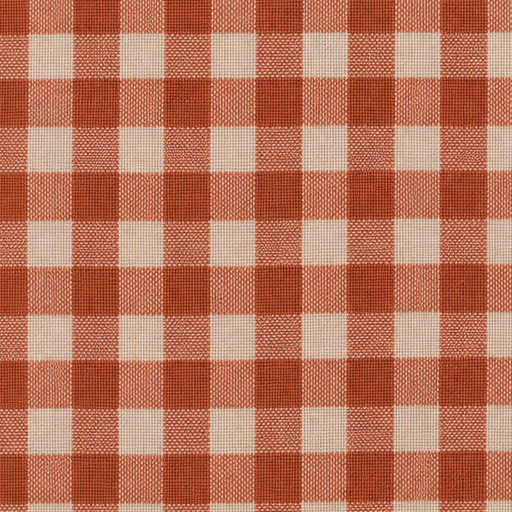
#> input picture godot/art/fabric/classic/f00.png, 512 x 512 px; its folder holds only this picture in this run
$ python make_event.py
#> lines starting #> are read from the running program, lines starting #| are printed output that depends on the picture; after the words box and inside, x2 and y2 are one past the last pixel; in counts of white or black regions, pixels touching at a corner belong together
"""In-App Event görselleri: kart 1920x1080, detay 1080x1920. Metin yok (Apple ad/aciklamayi ustune yazar)."""
import glob, os, random
from PIL import Image, ImageDraw, ImageFilter, ImageEnhance
A = os.path.expanduser("~/snuglo/godot/art")
FAB = sorted(f for f in glob.glob(f"{A}/fabric/classic/*") if f.endswith((".png", ".jpg")))
def patchwork(w, h, s=240, seed=3):
#> called with w = 1920, h = 1080, s = 240, seed = 3
    random.seed(seed); c = Image.new("RGB", (w, h))
#> after `c = Image.new('RGB', (w, h))`: c: PIL image 1920x1080 RGB; every value is 0
    for y in range(0, h, s):
        for x in range(0, w, s):
            t = Image.open(random.choice(FAB)).convert("RGB").resize((s, s), Image.LANCZOS)
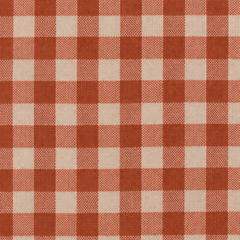
#> t: PIL image 240x240 RGB; mean R, G, B 183.9, 114.9, 90
            c.paste(t, (x, y))
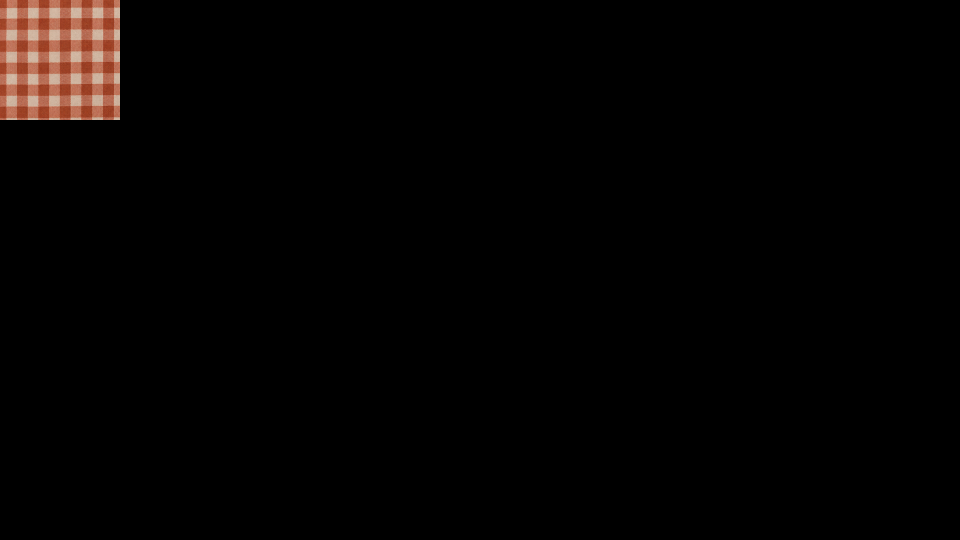
#> c: PIL image 1920x1080 RGB (shown at 1/2 size); mean R, G, B 5.1, 3.2, 2.5
    d = ImageDraw.Draw(c)
    for x in range(0, w, s):  # dikiş çizgileri
        for y in range(0, h, 28): d.line((x, y, x, y + 14), fill=(255, 246, 230), width=4)
    for y in range(0, h, s):
        for x in range(0, w, 28): d.line((x, y, x + 14, y), fill=(255, 246, 230), width=4)
    c = ImageEnhance.Color(c).enhance(0.85)
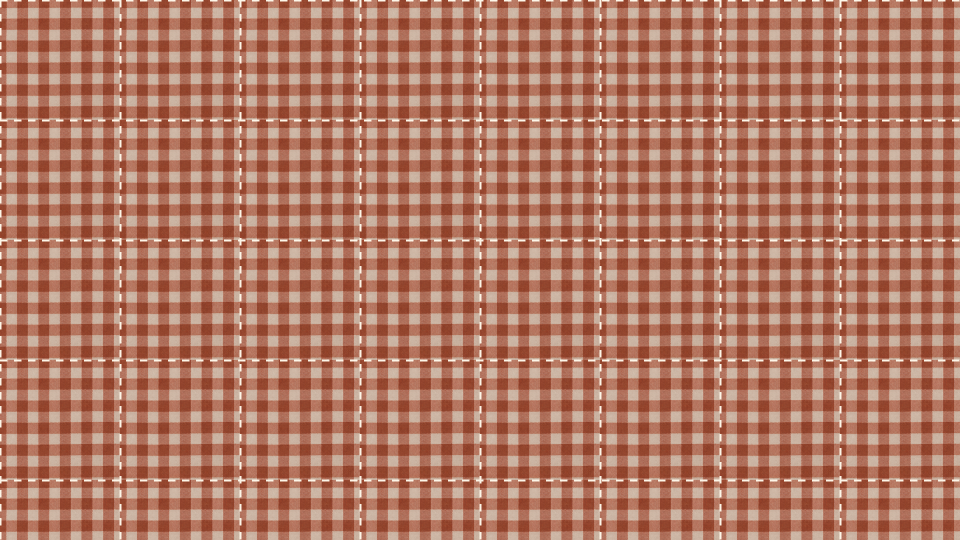
#> c: PIL image 1920x1080 RGB (shown at 1/2 size); mean R, G, B 177.4, 119.8, 98.8
    return Image.blend(c, Image.new("RGB", (w, h), (250, 228, 205)), 0.28)
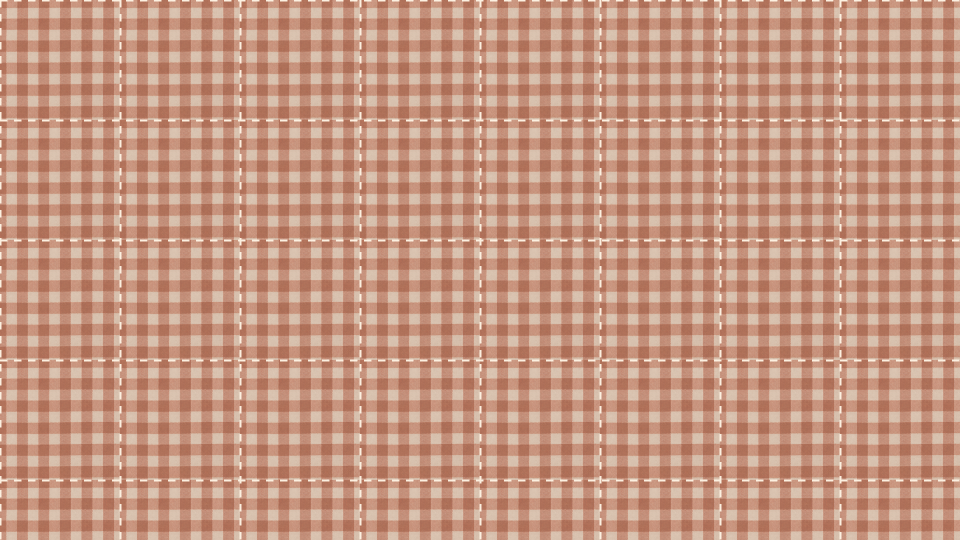
#> returned value: PIL image 1920x1080 RGB (shown at 1/2 size); mean R, G, B 197.2, 149.6, 128.1
def glow(c, cx, cy, r):
#> called with cx = 1180, cy = 470, r = 470
    g = Image.new("L", c.size, 0); ImageDraw.Draw(g).ellipse((cx - r, cy - r, cx + r, cy + r), fill=210)
#> after `g = Image.new('L', c.size, 0)`: g: PIL image 1920x1080 L; every value is 0
#> after `ImageDraw.Draw(g).ellipse((cx - r, cy - r, cx + r, cy + r), fill=210)`:
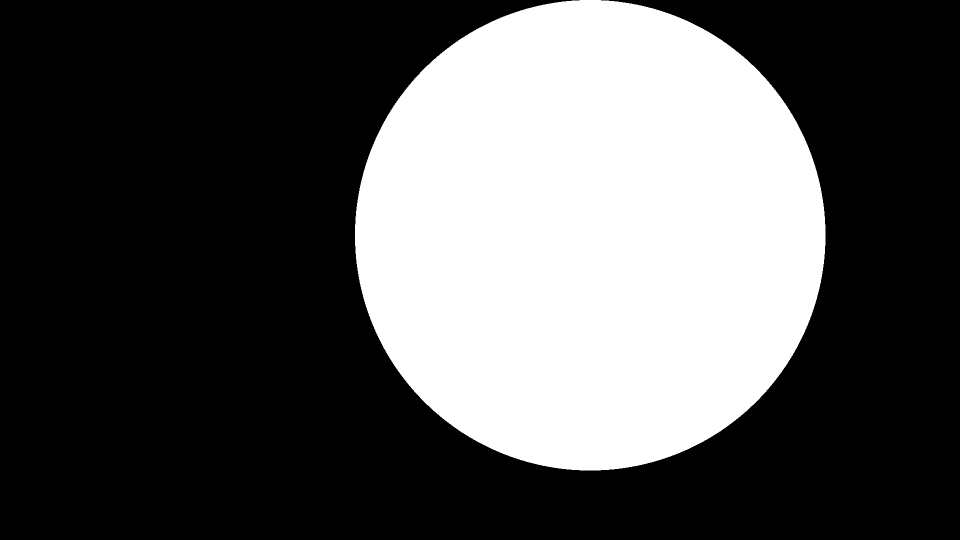
#> g: PIL image 1920x1080 L (shown at 1/2 size); values 0 (black) and 210 (white), 33.5% white; 1 white region, box (x1, y1, x2, y2) and area: (710, 0, 1651, 941) 695273
    g = g.filter(ImageFilter.GaussianBlur(r // 3))
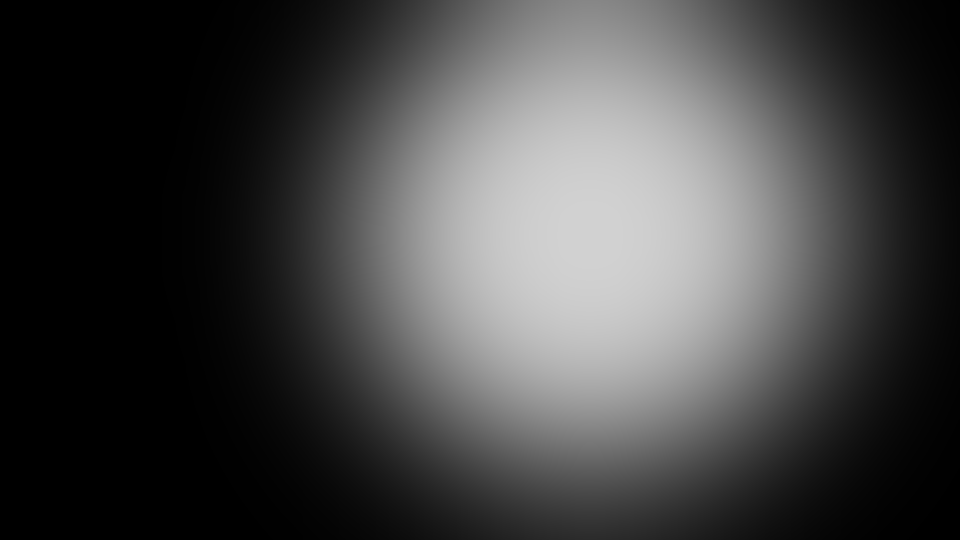
#> g: PIL image 1920x1080 L (shown at 1/2 size); min 0, max 209, mean 67.7
    c.paste(Image.new("RGB", c.size, (255, 244, 214)), (0, 0), g)
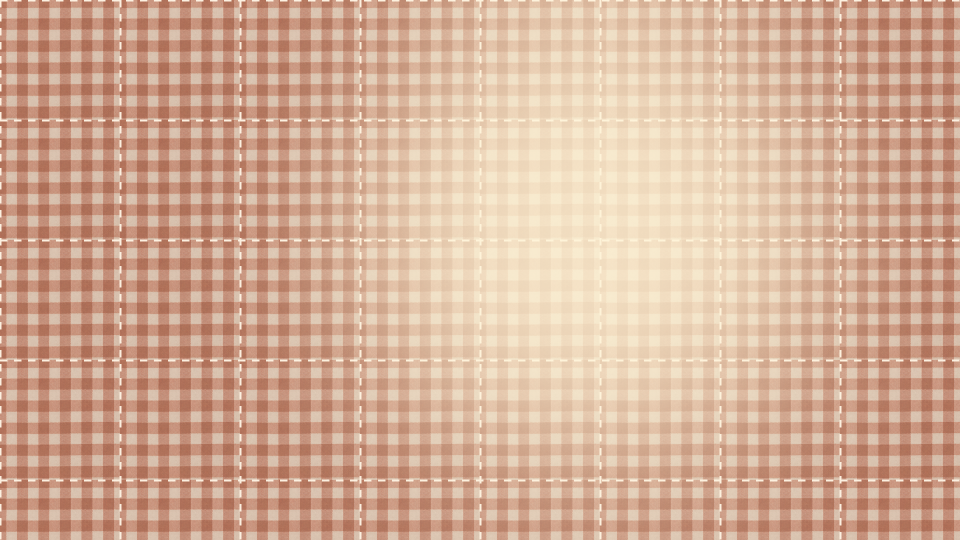
#> c: PIL image 1920x1080 RGB (shown at 1/2 size); mean R, G, B 212.6, 174.7, 150.9
def put(c, path, cx, cy, h, rot=0):
#> (the run stopped early here; a loop or call above may not have finished)
